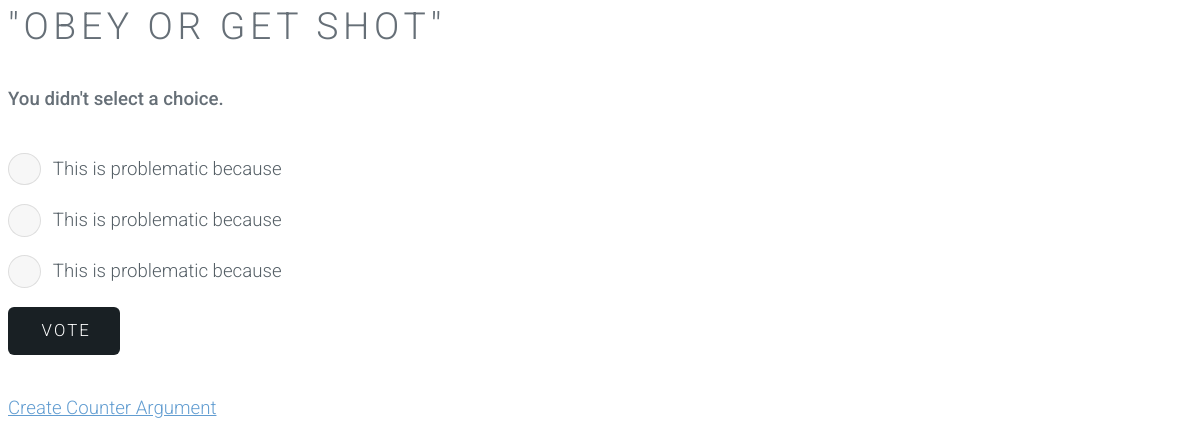
/polls/3/vote/, run on the app's committed database.
### polls/models.py (models this page shows, shortened)
class Comment(models.Model):
    comment_text = models.CharField(max_length=200)
    pub_date = models.DateTimeField(auto_now_add=True)

class Choice(models.Model):
    choice_text = models.CharField(max_length=200)
    votes = models.IntegerField(default=0)
    comment = models.ForeignKey(Comment, on_delete=models.CASCADE)

### polls/views.py (the view)
# urls.py: url(r'^(?P<comment_id>[0-9]+)/vote/$', views.vote, name='vote'),
def vote(request, comment_id):
    comment = get_object_or_404(Comment, pk=comment_id)
    try:
        selected_choice = comment.choice_set.get(pk=request.POST['choice'])
    except (KeyError, Choice.DoesNotExist):
        return render(request, 'polls/detail.html', {
            'comment': comment,
            'error_message': "You didn't select a choice.",
        })
    else:
        selected_choice.votes += 1
        selected_choice.save()
        return HttpResponseRedirect(reverse('polls:results', args=(comment.id,)))

### polls/templates/polls/detail.html (shortened to what this page needs)
{% load static %}
<link rel="stylesheet" type="text/css" href="{% static 'polls/style.css' %}" />
<h1>{{ comment.comment_text }}</h1>
{% if error_message %}<p><strong>{{ error_message }}</strong></p>{% endif %}
<form action="{% url 'polls:vote' comment.id %}" method="post">
{% for choice in comment.choice_set.all %}
    <label for="choice{{ forloop.counter }}">{{ choice.choice_text }}</label><br />
{% endfor %}
<input type="submit" value="Vote" />
</form>
<a href="{% url 'polls:counter-argument-new' comment.id%}"> Create Counter Argument </a>

### polls/static/polls/style.css (style rules this page uses)
body, input, select, textarea { color: #555f66; font-family: "Roboto", Helvetica, sans-serif; font-size: 14pt; font-weight: 300; line-height: 1.75em; }
a { color: #629DD1; text-decoration: underline; }
strong, b { color: #666f77; font-weight: 500; }
p { margin: 0 0 2em 0; }
h1, h2, h3, h4, h5, h6 { color: #666f77; font-weight: 300; line-height: 1em; margin: 0 0 1em 0; text-transform: uppercase; letter-spacing: 0.125em; }
form { margin: 0 0 2em 0; }
label { color: #666f77; display: block; font-size: 0.9em; font-weight: 500; margin: 0 0 1em 0; }
input[type="checkbox"] + label, input[type="radio"] + label { text-decoration: none; color: #555f66; cursor: pointer; display: inline-block; font-size: 1em; font-weight: 300; padding-left: 2.4em; padding-right: 0.75em; position: relative; }
input[type="checkbox"] + label:before, input[type="radio"] + label:before { -moz-osx-font-smoothing: grayscale; -webkit-font-smoothing: antialiased; font-family: FontAwesome; font-style: normal; font-weight: normal; text-transform: none !important; }
input[type="checkbox"] + label:before, input[type="radio"] + label:before { background: rgba(144, 144, 144, 0.075); border-radius: 6px; border: solid 1px rgba(144, 144, 144, 0.25); content: ''; display: inline-block; height: 1.65em; left: 0; line-height: 1.58125em; position: absolute; text-align: center; top: 0; width: 1.65em; }
input[type="radio"] + label:before { border-radius: 100%; }
input[type="submit"], input[type="reset"], input[type="button"], .button { -moz-appearance: none; -webkit-appearance: none; -o-appearance: none; -ms-appearance: none; appearance: none; -moz-transition: background-color 0.2s ease-in-out, color 0.2s ease-in-out; -webkit-transition: background-color 0.2s ease-in-out, color 0.2s ease-in-out; -o-transition: background-color 0.2s ease-in-out, color 0.2s ease-in-out; -ms-transition: background-color 0.2s ease-in-out, color 0.2s ease-in-out; transition: background-color 0.2s ease-in-out, color 0.2s ease-in-out; background-color: #192024; border-radius: 6px; border: 0; color: #ffffff !important; cursor: pointer; display: inline-block; font-weight: 300; text-transform: uppercase; letter-spacing: 0.125em; font-size: 0.9em; height: 2.85em; line-height: 2.85em; padding: 0 1.75em; text-align: center; text-decoration: none; white-space: nowrap; text-indent: 0.25em; }

### data on the page
Comment: comment_text "\"OBEY OR GET SHOT\""
Choice: choice_text "This is problematic because"
Choice: choice_text "This is problematic because"
Choice: choice_text "This is problematic because"

### other printed values
{{ error_message }} "You didn't select a choice."
